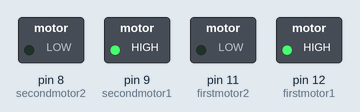
This sketch was run on a simulated Arduino Uno, built with avr-gcc and run on an emulated ATmega328P. On the bench: switched loads named in the sketch (green lamp = pin HIGH).

Above: at 0.1 s.
Timing chart, 0 to 1.6 s (numbered marks = the images above):
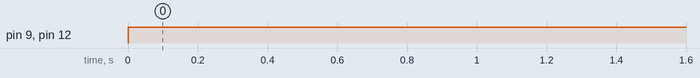

Measured:
- by itself, pin 9 (secondmotor1), pin 12 (firstmotor1): LOW → HIGH at 0.00 s

The sketch:

sketch_jun29a.ino
```cpp
int firstmotor1=12;
int firstmotor2=11;          //pins to access first motor

int secondmotor1=9;
int secondmotor2=8;          //pins to access second motor

void setup() {
  // put your setup code here, to run once:
  pinMode(firstmotor1,OUTPUT);
  pinMode(firstmotor2,OUTPUT);
  pinMode(secondmotor1,OUTPUT);
  pinMode(secondmotor2,OUTPUT);
}

void loop() {
  // put your main code here, to run repeatedly:
  digitalWrite(firstmotor1,HIGH);
  digitalWrite(firstmotor2,LOW);               //first mootr will rotate
  digitalWrite(secondmotor1,HIGH);
  digitalWrite(secondmotor2,LOW);              //second motor also in the same direction
  /*delay(10000);
  digitalWrite(firstmotor1,LOW);
  digitalWrite(firstmotor2,HIGH);               //first mootr will rotate
  digitalWrite(secondmotor1,LOW);
  digitalWrite(secondmotor2,HIGH);              //second motor also in the same direction
  delay(10000);
  digitalWrite(firstmotor1,LOW);
  digitalWrite(firstmotor2,LOW);               //first mootr will rotate
  digitalWrite(secondmotor1,LOW);
  digitalWrite(secondmotor2,HIGH);              //second motor also in the same direction
  delay(10000);*/
}
```
